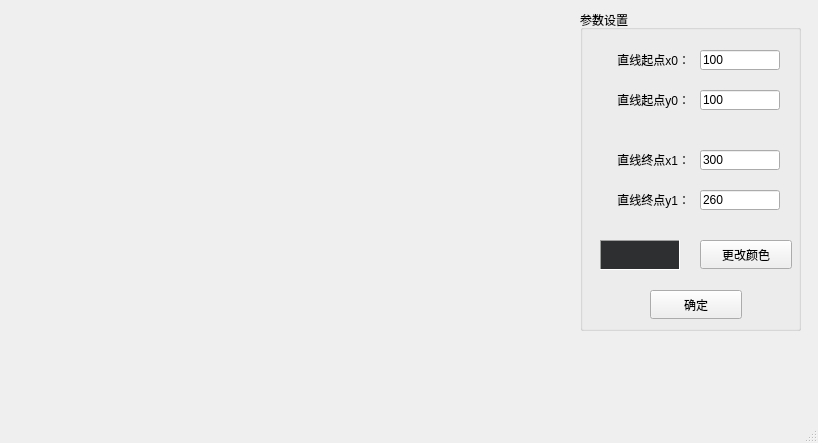
<?xml version="1.0" encoding="UTF-8"?>
<ui version="4.0">
 <class>MainWindow</class>
 <widget class="QMainWindow" name="MainWindow">
  <property name="geometry">
   <rect>
    <x>0</x>
    <y>0</y>
    <width>818</width>
    <height>443</height>
   </rect>
  </property>
  <property name="windowTitle">
   <string>绘制直线:Bresenham</string>
  </property>
  <widget class="QWidget" name="centralwidget">
   <widget class="QGroupBox" name="groupBox_set">
    <property name="geometry">
     <rect>
      <x>580</x>
      <y>10</y>
      <width>221</width>
      <height>321</height>
     </rect>
    </property>
    <property name="title">
     <string>参数设置</string>
    </property>
    <widget class="QLabel" name="label_x0">
     <property name="geometry">
      <rect>
       <x>10</x>
       <y>40</y>
       <width>100</width>
       <height>20</height>
      </rect>
     </property>
     <property name="text">
      <string>直线起点x0：</string>
     </property>
     <property name="alignment">
      <set>Qt::AlignRight|Qt::AlignTrailing|Qt::AlignVCenter</set>
     </property>
    </widget>
    <widget class="QLineEdit" name="lineEdit_x0">
     <property name="geometry">
      <rect>
       <x>120</x>
       <y>40</y>
       <width>80</width>
       <height>20</height>
      </rect>
     </property>
     <property name="text">
      <string>100</string>
     </property>
    </widget>
    <widget class="QLineEdit" name="lineEdit_y0">
     <property name="geometry">
      <rect>
       <x>120</x>
       <y>80</y>
       <width>80</width>
       <height>20</height>
      </rect>
     </property>
     <property name="text">
      <string>100</string>
     </property>
    </widget>
    <widget class="QLabel" name="label_y0">
     <property name="geometry">
      <rect>
       <x>10</x>
       <y>80</y>
       <width>100</width>
       <height>20</height>
      </rect>
     </property>
     <property name="text">
      <string>直线起点y0：</string>
     </property>
     <property name="alignment">
      <set>Qt::AlignRight|Qt::AlignTrailing|Qt::AlignVCenter</set>
     </property>
    </widget>
    <widget class="QLineEdit" name="lineEdit_x1">
     <property name="geometry">
      <rect>
       <x>120</x>
       <y>140</y>
       <width>80</width>
       <height>20</height>
      </rect>
     </property>
     <property name="text">
      <string>300</string>
     </property>
    </widget>
    <widget class="QLabel" name="label_x1">
     <property name="geometry">
      <rect>
       <x>10</x>
       <y>140</y>
       <width>100</width>
       <height>20</height>
      </rect>
     </property>
     <property name="text">
      <string>直线终点x1：</string>
     </property>
     <property name="alignment">
      <set>Qt::AlignRight|Qt::AlignTrailing|Qt::AlignVCenter</set>
     </property>
    </widget>
    <widget class="QLineEdit" name="lineEdit_y1">
     <property name="geometry">
      <rect>
       <x>120</x>
       <y>180</y>
       <width>80</width>
       <height>20</height>
      </rect>
     </property>
     <property name="text">
      <string>260</string>
     </property>
    </widget>
    <widget class="QLabel" name="label_y1">
     <property name="geometry">
      <rect>
       <x>10</x>
       <y>180</y>
       <width>100</width>
       <height>20</height>
      </rect>
     </property>
     <property name="text">
      <string>直线终点y1：</string>
     </property>
     <property name="alignment">
      <set>Qt::AlignRight|Qt::AlignTrailing|Qt::AlignVCenter</set>
     </property>
    </widget>
    <widget class="QFrame" name="frame_color">
     <property name="geometry">
      <rect>
       <x>20</x>
       <y>230</y>
       <width>80</width>
       <height>30</height>
      </rect>
     </property>
     <property name="palette">
      <palette>
       <active>
        <colorrole role="WindowText">
         <brush brushstyle="SolidPattern">
          <color alpha="255">
           <red>0</red>
           <green>0</green>
           <blue>255</blue>
          </color>
         </brush>
        </colorrole>
        <colorrole role="Text">
         <brush brushstyle="SolidPattern">
          <color alpha="255">
           <red>0</red>
           <green>0</green>
           <blue>255</blue>
          </color>
         </brush>
        </colorrole>
        <colorrole role="Base">
         <brush brushstyle="SolidPattern">
          <color alpha="255">
           <red>0</red>
           <green>0</green>
           <blue>255</blue>
          </color>
         </brush>
        </colorrole>
        <colorrole role="Window">
         <brush brushstyle="SolidPattern">
          <color alpha="255">
           <red>0</red>
           <green>0</green>
           <blue>255</blue>
          </color>
         </brush>
        </colorrole>
        <colorrole role="Link">
         <brush brushstyle="SolidPattern">
          <color alpha="255">
           <red>0</red>
           <green>0</green>
           <blue>255</blue>
          </color>
         </brush>
        </colorrole>
       </active>
       <inactive>
        <colorrole role="WindowText">
         <brush brushstyle="SolidPattern">
          <color alpha="255">
           <red>208</red>
           <green>208</green>
           <blue>208</blue>
          </color>
         </brush>
        </colorrole>
        <colorrole role="Text">
         <brush brushstyle="SolidPattern">
          <color alpha="255">
           <red>208</red>
           <green>208</green>
           <blue>208</blue>
          </color>
         </brush>
        </colorrole>
        <colorrole role="Base">
         <brush brushstyle="SolidPattern">
          <color alpha="255">
           <red>46</red>
           <green>47</green>
           <blue>48</blue>
          </color>
         </brush>
        </colorrole>
        <colorrole role="Window">
         <brush brushstyle="SolidPattern">
          <color alpha="255">
           <red>46</red>
           <green>47</green>
           <blue>48</blue>
          </color>
         </brush>
        </colorrole>
        <colorrole role="Link">
         <brush brushstyle="SolidPattern">
          <color alpha="255">
           <red>0</red>
           <green>122</green>
           <blue>244</blue>
          </color>
         </brush>
        </colorrole>
       </inactive>
       <disabled>
        <colorrole role="WindowText">
         <brush brushstyle="SolidPattern">
          <color alpha="96">
           <red>164</red>
           <green>166</green>
           <blue>168</blue>
          </color>
         </brush>
        </colorrole>
        <colorrole role="Text">
         <brush brushstyle="SolidPattern">
          <color alpha="96">
           <red>164</red>
           <green>166</green>
           <blue>168</blue>
          </color>
         </brush>
        </colorrole>
        <colorrole role="Base">
         <brush brushstyle="SolidPattern">
          <color alpha="255">
           <red>0</red>
           <green>0</green>
           <blue>255</blue>
          </color>
         </brush>
        </colorrole>
        <colorrole role="Window">
         <brush brushstyle="SolidPattern">
          <color alpha="255">
           <red>0</red>
           <green>0</green>
           <blue>255</blue>
          </color>
         </brush>
        </colorrole>
        <colorrole role="Link">
         <brush brushstyle="SolidPattern">
          <color alpha="255">
           <red>0</red>
           <green>122</green>
           <blue>244</blue>
          </color>
         </brush>
        </colorrole>
       </disabled>
      </palette>
     </property>
     <property name="autoFillBackground">
      <bool>true</bool>
     </property>
     <property name="frameShape">
      <enum>QFrame::Panel</enum>
     </property>
     <property name="frameShadow">
      <enum>QFrame::Sunken</enum>
     </property>
    </widget>
    <widget class="QPushButton" name="pushButton_color">
     <property name="geometry">
      <rect>
       <x>120</x>
       <y>230</y>
       <width>92</width>
       <height>29</height>
      </rect>
     </property>
     <property name="text">
      <string>更改颜色</string>
     </property>
    </widget>
    <widget class="QPushButton" name="pushButton_ok">
     <property name="geometry">
      <rect>
       <x>70</x>
       <y>280</y>
       <width>92</width>
       <height>29</height>
      </rect>
     </property>
     <property name="text">
      <string>确定</string>
     </property>
    </widget>
   </widget>
  </widget>
  <widget class="QMenuBar" name="menubar">
   <property name="geometry">
    <rect>
     <x>0</x>
     <y>0</y>
     <width>818</width>
     <height>25</height>
    </rect>
   </property>
  </widget>
  <widget class="QStatusBar" name="statusbar"/>
 </widget>
 <resources/>
 <connections/>
</ui>
